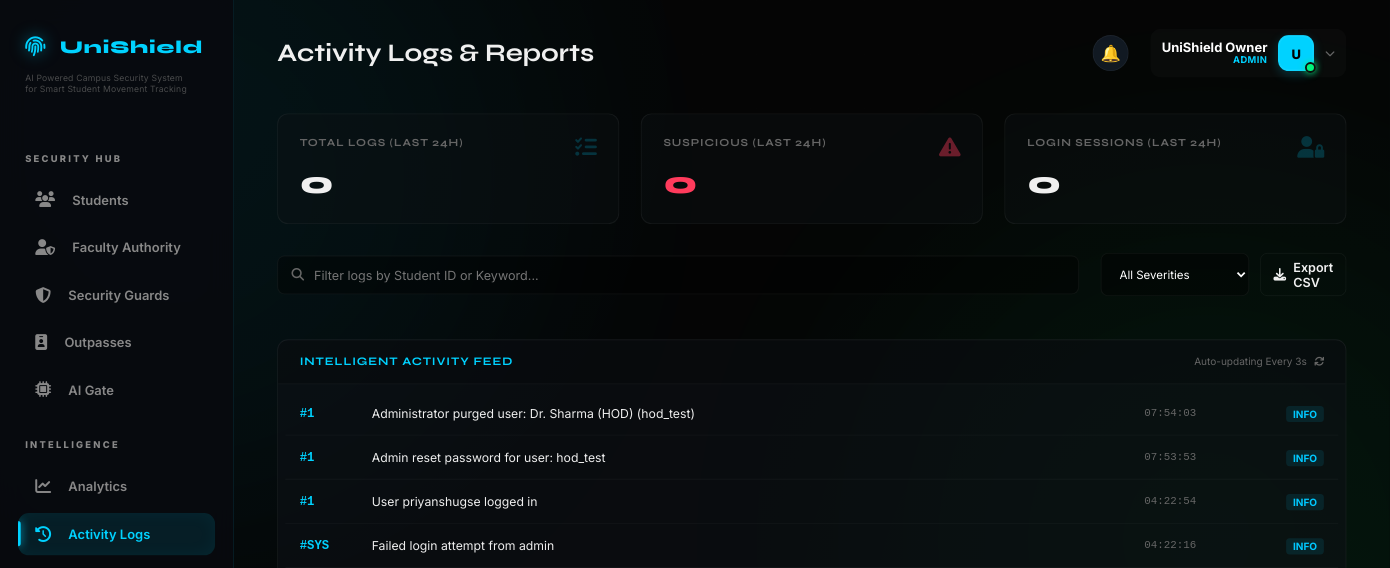
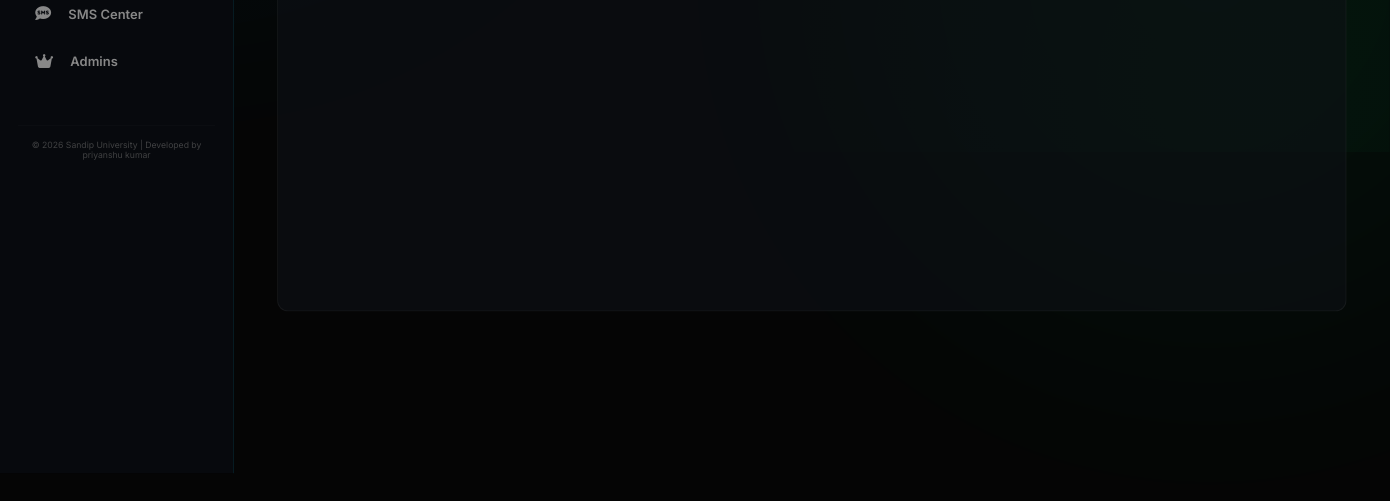
Page /admin/reports (signed in) on the earlier database version (2 pictures, top to bottom).
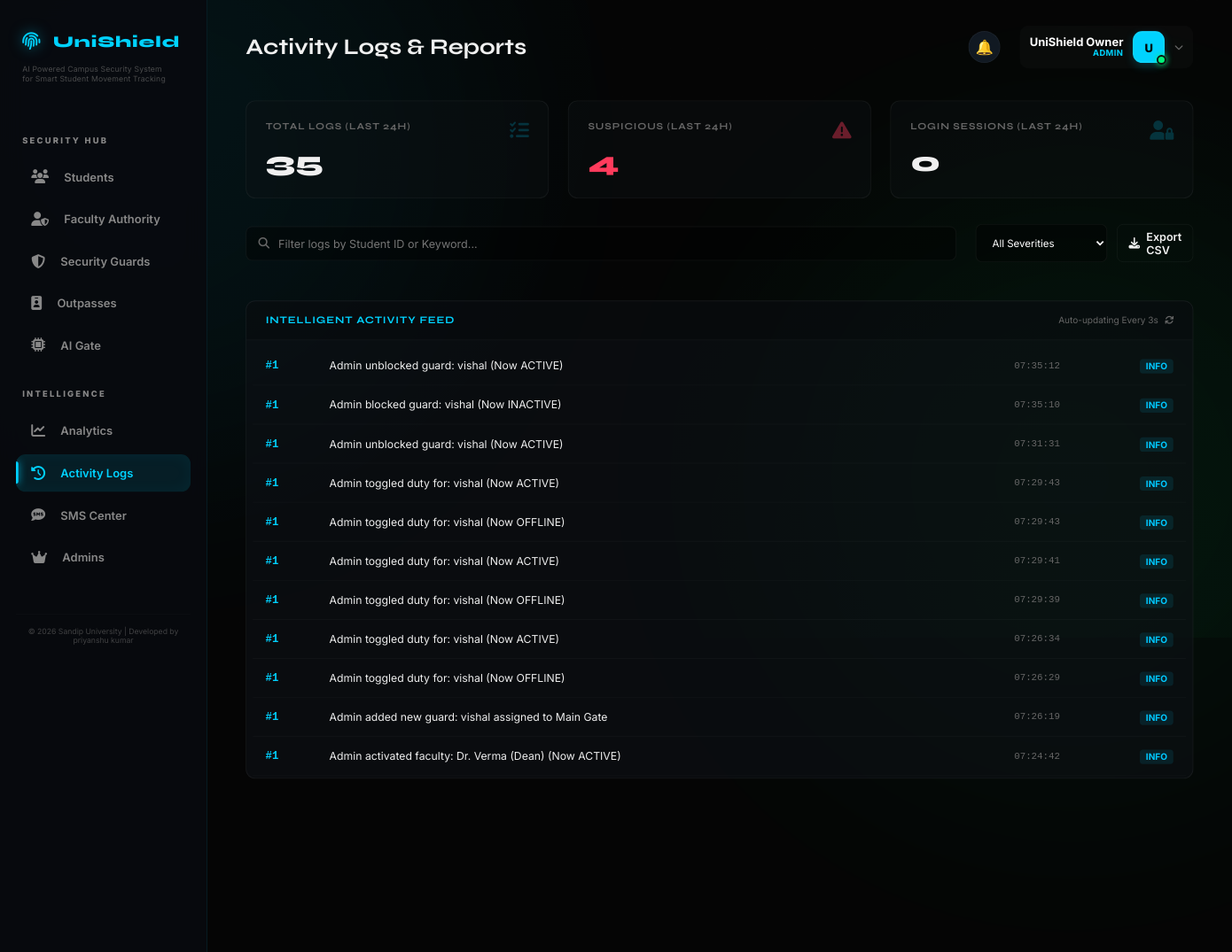
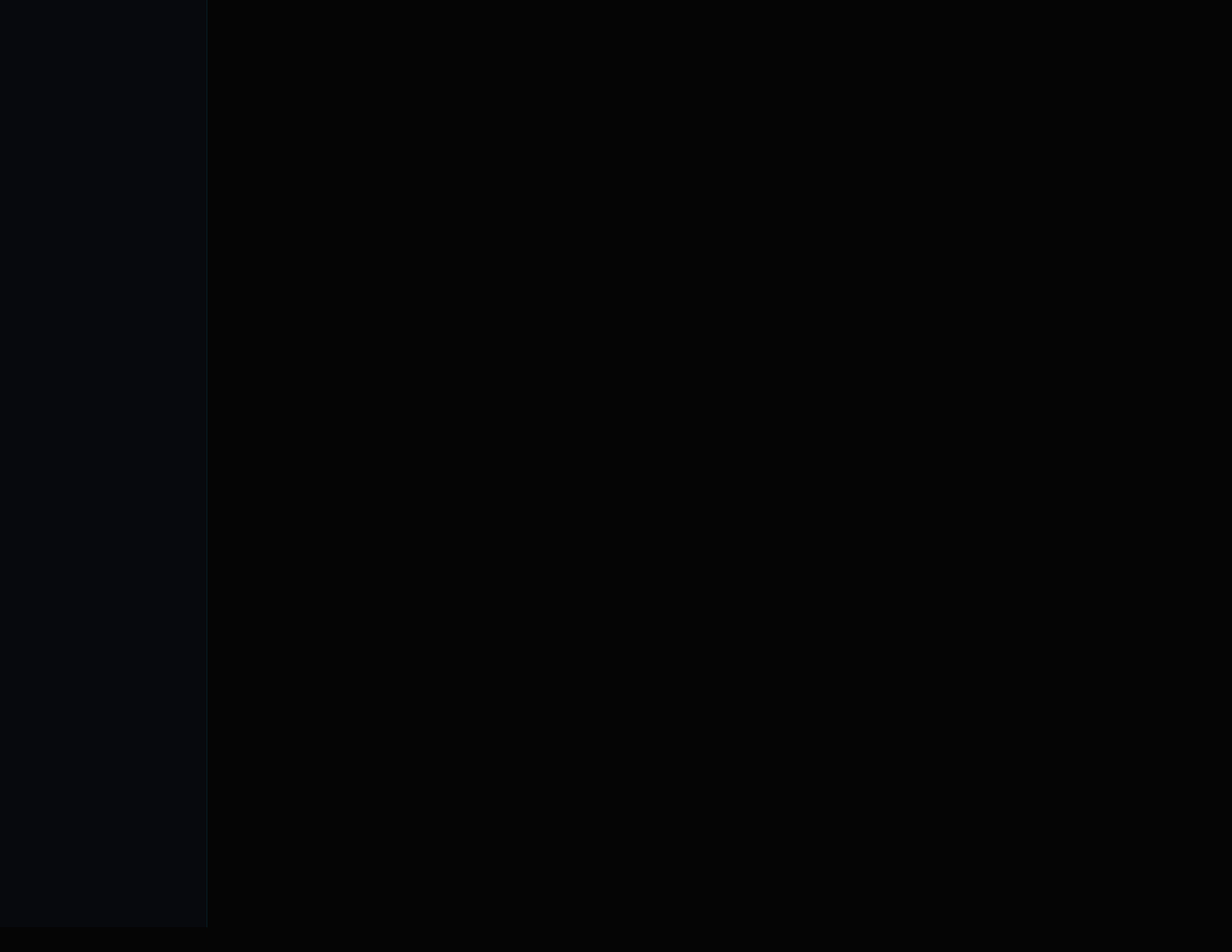
Same page on the later database version (2 pictures, top to bottom).
### models/log.py (models this page shows)
class ActivityLog(db.Model):
    __tablename__ = 'activity_logs'
    id = db.Column(db.Integer, primary_key=True)
    user_id = db.Column(db.Integer, db.ForeignKey('users.id'))
    action = db.Column(db.String(200), nullable=False)
    description = db.Column(db.Text)
    ip_address = db.Column(db.String(45))
    severity = db.Column(db.String(20), default='info')  # info|warning|critical
    timestamp = db.Column(db.DateTime, default=datetime.utcnow)
    user = db.relationship('User', backref=db.backref('activities', lazy=True))

### routes/admin.py (the view)
@admin_bp.route('/reports')
@login_required
@admin_required
def reports():
    last_24h = datetime.utcnow() - timedelta(hours=24)
    total_24h = ActivityLog.query.filter(ActivityLog.timestamp >= last_24h).count()
    suspicious = ActivityLog.query.filter(ActivityLog.timestamp >= last_24h, ActivityLog.action.ilike('%blacklist%')).count()
    logins = ActivityLog.query.filter(ActivityLog.timestamp >= last_24h, ActivityLog.action.ilike('%login%')).count()
    target_user = request.args.get('user_id')
    query = ActivityLog.query
    if target_user:
        query = query.filter_by(user_id=target_user)
    all_logs = query.order_by(ActivityLog.timestamp.desc()).all()
    return render_template('admin/reports.html',
                         logs=all_logs,
                         total_today=total_24h,
                         suspicious_count=suspicious,
                         login_count=logins)

### routes/admin.py (called while the page is built)
def admin_required(f):
    @wraps(f)
    def decorated_function(*args, **kwargs):
        if not current_user.is_authenticated or current_user.role != 'admin':
            flash('Admin access required', 'danger')
            return redirect(url_for('auth.login'))
        return f(*args, **kwargs)
    return decorated_function

### templates/admin/reports.html (shortened to what this page needs)
{% extends "base.html" %}
{% block page_title %}Activity Logs & Reports{% endblock %}
{% block content %}
<div class="reports-summary-grid">
    <div class="summary-card">
        <i class="fas fa-list-check"></i>
        <h4>Total Logs (Last 24h)</h4>
        <div class="value" id="summary-total">{{ total_today }}</div>
    </div>
    <div class="summary-card suspicious">
        <i class="fas fa-triangle-exclamation"></i>
        <h4>Suspicious (Last 24h)</h4>
        <div class="value" id="summary-suspicious">{{ suspicious_count }}</div>
    </div>
    <div class="summary-card">
        <i class="fas fa-user-lock"></i>
        <h4>Login Sessions (Last 24h)</h4>
        <div class="value" id="summary-logins">{{ login_count }}</div>
    </div>
</div>
<div class="reports-layout">
    <div class="controls-bar">
        <div class="search-box">
            <i class="fas fa-search"></i>
            <input type="text" id="logSearch" placeholder="Filter logs by Student ID or Keyword...">
        </div>
        <div class="filter-group">
            <select class="filter-select" id="severityFilter">
                <option value="all">All Severities</option>
            </select>
            <a href="{{ url_for('admin.export', type='logs', format='csv') }}" class="btn btn-ghost"><i class="fas fa-download"></i> Export CSV</a>
        </div>
    </div>
    <div class="logs-container">
        <div class="logs-header">
            <h3 style="font-size: 0.8rem; letter-spacing: 1px; color: var(--accent);">INTELLIGENT ACTIVITY FEED</h3>
            <div style="font-size: 0.7rem; color: var(--text-muted);">Auto-updating Every 3s <i class="fas fa-sync fa-spin" style="margin-left: 5px;"></i></div>
        </div>
        <div class="logs-scroll" id="logs-feed">
            {% for log in logs %}
            <div class="log-entry" data-id="{{ log.id }}" data-severity="{{ 'CRITICAL' if 'blacklist' in log.action.lower() else 'INFO' }}">
                <div class="log-id">#{{ log.user_id if log.user_id else 'SYS' }}</div>
                <div class="log-action">{{ log.action }}</div>
                <div class="log-time">{{ log.timestamp.strftime('%H:%M:%S') }}</div>
                <div class="log-severity">
                    {% if 'blacklist' in log.action.lower() %}
                    <span class="badge-sev critical">CRITICAL</span>
                    {% else %}
                    <span class="badge-sev info">INFO</span>
                    {% endif %}
                </div>
            </div>
            {% endfor %}
        </div>
    </div>
</div>
{% endblock %}

Differences in the rows shown:
no longer on this page (row unchanged): ActivityLog: user "1", action "Administrator purged user: Dr. Sharma (HOD) (hod_test)", timestamp "07:54:03", shows "INFO"
no longer on this page (row unchanged): ActivityLog: user "1", action "Admin reset password for user: hod_test", timestamp "07:53:53", shows "INFO"
no longer on this page (row unchanged): ActivityLog: user "1", action "User priyanshugse logged in", timestamp "04:22:54", shows "INFO"
no longer on this page (row unchanged): ActivityLog: user_id "SYS", action "Failed login attempt from admin", timestamp "04:22:16", shows "INFO"
added ActivityLog: user "1", action "Admin unblocked guard: vishal (Now ACTIVE)", timestamp "07:35:12", shows "INFO"
added ActivityLog: user "1", action "Admin blocked guard: vishal (Now INACTIVE)", timestamp "07:35:10", shows "INFO"
added ActivityLog: user "1", action "Admin unblocked guard: vishal (Now ACTIVE)", timestamp "07:31:31", shows "INFO"
added ActivityLog: user "1", action "Admin toggled duty for: vishal (Now ACTIVE)", timestamp "07:29:43", shows "INFO"
added ActivityLog: user "1", action "Admin toggled duty for: vishal (Now OFFLINE)", timestamp "07:29:43", shows "INFO"
added ActivityLog: user "1", action "Admin toggled duty for: vishal (Now ACTIVE)", timestamp "07:29:41", shows "INFO"
added ActivityLog: user "1", action "Admin toggled duty for: vishal (Now OFFLINE)", timestamp "07:29:39", shows "INFO"
added ActivityLog: user "1", action "Admin toggled duty for: vishal (Now ACTIVE)", timestamp "07:26:34", shows "INFO"
added ActivityLog: user "1", action "Admin toggled duty for: vishal (Now OFFLINE)", timestamp "07:26:29", shows "INFO"
added ActivityLog: user "1", action "Admin added new guard: vishal assigned to Main Gate", timestamp "07:26:19", shows "INFO"
added ActivityLog: user "1", action "Admin activated faculty: Dr. Verma (Dean) (Now ACTIVE)", timestamp "07:24:42", shows "INFO"
Other differences:
{{ total_today }}: "0" → "35"
{{ suspicious_count }}: "0" → "4"
